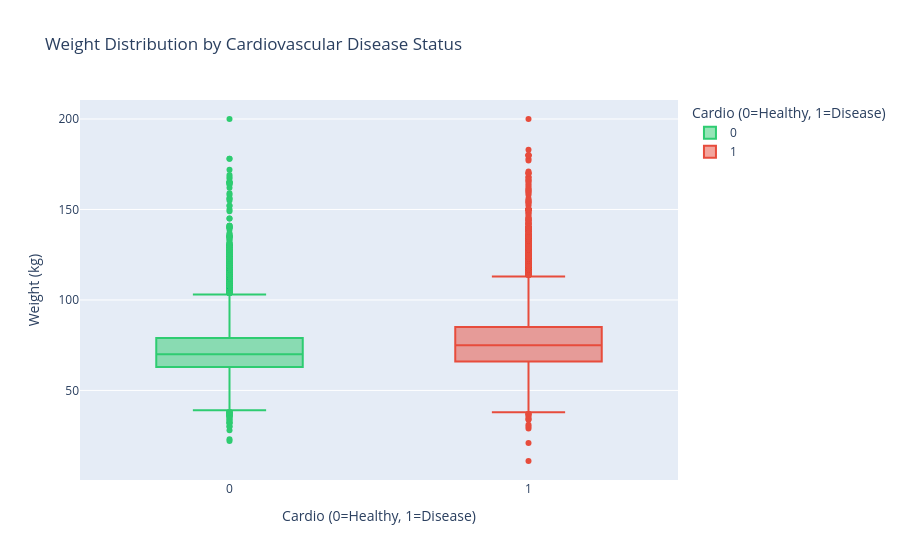

This figure's notebook cell:
### Code cell
fig_weight = px.box(
    dataEda, x='cardio', y='weight', color='cardio',
    color_discrete_map={0: '#2ecc71', 1: '#e74c3c'},
    title='Weight Distribution by Cardiovascular Disease Status',
    labels={'cardio': 'Cardio (0=Healthy, 1=Disease)', 'weight': 'Weight (kg)'}
)
fig_weight.show()

### Figure 1 — Plotly figure (JSON) as saved in the notebook; plotly's stock layout.template omitted (floating-point values rounded to 4 significant figures; data arrays with more than 128 entries replaced by an {"elided": "..."} marker saying what was removed)
{"data": [{"alignmentgroup": "True", "hovertemplate": "Cardio (0=Healthy, 1=Disease)=%{x}<br>Weight (kg)=%{y}<extra></extra>", "legendgroup": "0", "marker": {"color": "#2ecc71"}, "name": "0", "notched": false, "offsetgroup": "0", "orientation": "v", "showlegend": true, "type": "box", "x": {"elided": "34700 int values"}, "x0": " ", "xaxis": "x", "y": {"elided": "34700 float values"}, "y0": " ", "yaxis": "y"}, {"alignmentgroup": "True", "hovertemplate": "Cardio (0=Healthy, 1=Disease)=%{x}<br>Weight (kg)=%{y}<extra></extra>", "legendgroup": "1", "marker": {"color": "#e74c3c"}, "name": "1", "notched": false, "offsetgroup": "1", "orientation": "v", "showlegend": true, "type": "box", "x": {"elided": "34700 int values"}, "x0": " ", "xaxis": "x", "y": {"elided": "34700 float values"}, "y0": " ", "yaxis": "y"}], "layout": {"boxmode": "overlay", "legend": {"title": {"text": "Cardio (0=Healthy, 1=Disease)"}, "tracegroupgap": 0}, "title": {"text": "Weight Distribution by Cardiovascular Disease Status"}, "xaxis": {"anchor": "y", "categoryarray": [0, 1], "categoryorder": "array", "domain": [0, 1], "title": {"text": "Cardio (0=Healthy, 1=Disease)"}}, "yaxis": {"anchor": "x", "domain": [0, 1], "title": {"text": "Weight (kg)"}}}}
